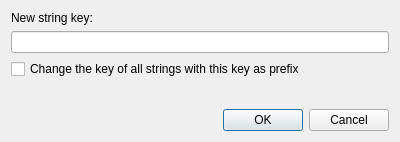
<?xml version="1.0" encoding="UTF-8"?>
<ui version="4.0">
 <class>SolarusEditor::ChangeStringKeyDialog</class>
 <widget class="QDialog" name="SolarusEditor::ChangeStringKeyDialog">
  <property name="geometry">
   <rect>
    <x>0</x>
    <y>0</y>
    <width>400</width>
    <height>142</height>
   </rect>
  </property>
  <property name="windowTitle">
   <string>Change string key</string>
  </property>
  <layout class="QVBoxLayout" name="verticalLayout_3">
   <item>
    <widget class="QLabel" name="string_key_label">
     <property name="text">
      <string>New string key:</string>
     </property>
    </widget>
   </item>
   <item>
    <widget class="QLineEdit" name="string_key_field"/>
   </item>
   <item>
    <widget class="QCheckBox" name="prefix_mode_field">
     <property name="text">
      <string>Change the key of all strings with this key as prefix</string>
     </property>
    </widget>
   </item>
   <item>
    <spacer name="verticalSpacer">
     <property name="orientation">
      <enum>Qt::Orientation::Vertical</enum>
     </property>
     <property name="sizeHint" stdset="0">
      <size>
       <width>0</width>
       <height>0</height>
      </size>
     </property>
    </spacer>
   </item>
   <item>
    <widget class="QDialogButtonBox" name="button_box">
     <property name="orientation">
      <enum>Qt::Orientation::Horizontal</enum>
     </property>
     <property name="standardButtons">
      <set>QDialogButtonBox::StandardButton::Cancel|QDialogButtonBox::StandardButton::Ok</set>
     </property>
    </widget>
   </item>
  </layout>
 </widget>
 <resources/>
 <connections>
  <connection>
   <sender>button_box</sender>
   <signal>accepted()</signal>
   <receiver>SolarusEditor::ChangeStringKeyDialog</receiver>
   <slot>accept()</slot>
   <hints>
    <hint type="sourcelabel">
     <x>248</x>
     <y>254</y>
    </hint>
    <hint type="destinationlabel">
     <x>157</x>
     <y>274</y>
    </hint>
   </hints>
  </connection>
  <connection>
   <sender>button_box</sender>
   <signal>rejected()</signal>
   <receiver>SolarusEditor::ChangeStringKeyDialog</receiver>
   <slot>reject()</slot>
   <hints>
    <hint type="sourcelabel">
     <x>316</x>
     <y>260</y>
    </hint>
    <hint type="destinationlabel">
     <x>286</x>
     <y>274</y>
    </hint>
   </hints>
  </connection>
 </connections>
</ui>
